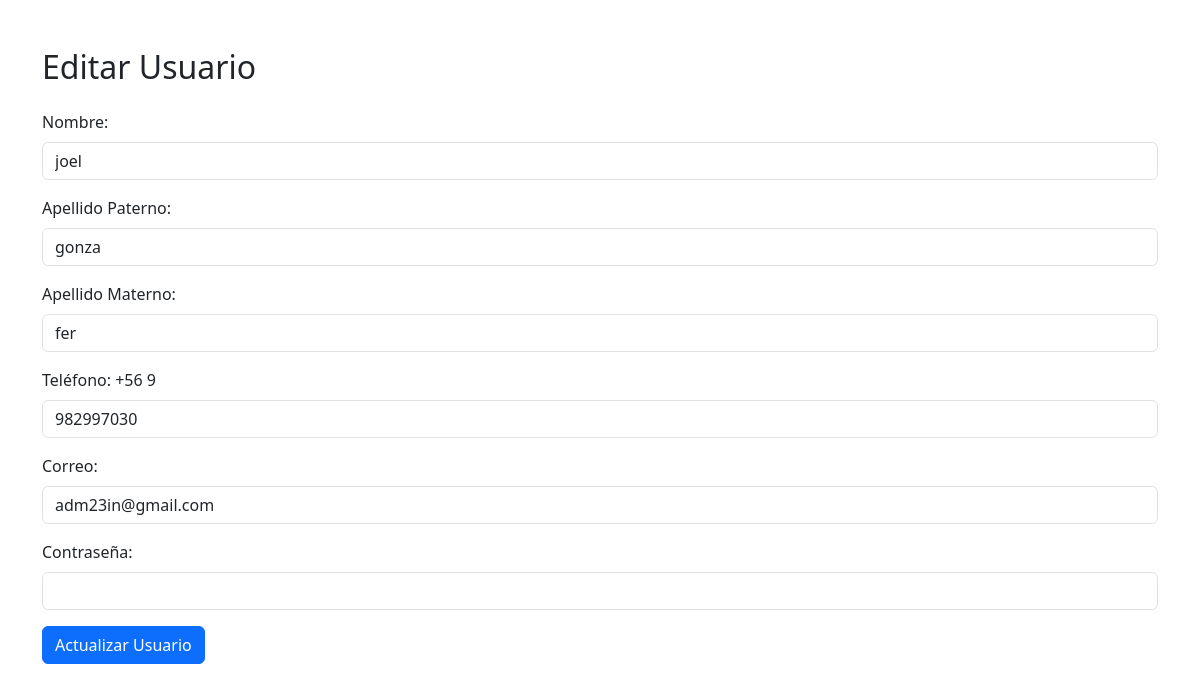
The page /editar_usuario.php?id=39 on the database its author committed.
### tables this page shows
CREATE TABLE `usuarios` (
  `id` int(11) NOT NULL,
  `nombre` varchar(50) NOT NULL,
  `apellido_paterno` varchar(50) NOT NULL,
  `apellido_materno` varchar(50) DEFAULT NULL,
  `correo` varchar(100) NOT NULL,
  `telefono` varchar(20) DEFAULT NULL,
  `contrasena` varchar(255) NOT NULL,
  `rol` varchar(50) NOT NULL
);

### models/UserModel.php (called while the page is built, shortened)
<?php
require_once 'config/database.php';
class UserModel
{
    private $db;
    public function __construct()
    {
        $dbConfig = [
            'host' => 'localhost',
            'dbname' => 'impactdev',
            'username' => 'root',
            'password' => ''
        ];
        $this->db = new Database($dbConfig['host'], $dbConfig['dbname'], $dbConfig['username'], $dbConfig['password']);
    }
    public function getUserDetails($id)
    {
        try {
            $query = $this->db->getConnection()->prepare("SELECT * FROM usuarios WHERE id = :id");
            $query->bindParam(':id', $id);
            $query->execute();
            return $query->fetch(PDO::FETCH_ASSOC);
        } catch (PDOException $e) {
            throw new Exception("Error al obtener detalles del usuario: " . $e->getMessage());
        }
    }
}
?>

### config/database.php (called while the page is built)
<?php
class Database {
    private $db;
    public function __construct($host, $dbname, $username, $password) {
        try {
            $this->db = new PDO("mysql:host=$host;dbname=$dbname", $username, $password);
            $this->db->setAttribute(PDO::ATTR_ERRMODE, PDO::ERRMODE_EXCEPTION);
        } catch (PDOException $e) {
            die("Error de conexión: " . $e->getMessage());
        }
    }
    public function getConnection() {
        return $this->db;
    }
}
?>

### controller/UserController.php (called while the page is built, shortened)
<?php
class UserController
{
    private $db;
    public function __construct($db)
    {
        $this->db = $db;
    }
    public function getUserDetails($id)
    {
        try {
            return $this->db->getUserDetails($id);
        } catch (PDOException $e) {
            throw new Exception("Error al obtener detalles del usuario: " . $e->getMessage());
        }
    }
}

### editar_usuario.php (the view, shortened to what this page needs)
<?php
require_once './controller/UserController.php';
require_once './models/UserModel.php';
if (isset($_GET['id']) && is_numeric($_GET['id'])) {
    $userId = $_GET['id'];
    $userController = new UserController(new UserModel());
    try {
        $userDetails = $userController->getUserDetails($userId);
    } catch (Exception $e) {
        die("Error al obtener detalles del usuario: " . $e->getMessage());
    }
} else {
    header('Location: actualizar_usuario.php');
    exit();
}
?>
<!DOCTYPE html>
<html lang="es">
<head>
    <link href="https://cdn.jsdelivr.net/npm/bootstrap@5.3.0/dist/css/bootstrap.min.css" rel="stylesheet">
</head>
<body>
    <div class="container mt-5">
        <h2 class="mb-4">Editar Usuario</h2>
        <form method="post" action="actualizar_usuario.php">
            <div class="mb-3">
                <label for="nombre" class="form-label">Nombre:</label>
                <input type="text" name="nombre" class="form-control" value="<?php echo $userDetails['nombre']; ?>"
                    >
            </div>
            <div class="mb-3">
                <label for="apellido_paterno" class="form-label">Apellido Paterno:</label>
                <input type="text" name="apellido_paterno" class="form-control"
                    value="<?php echo $userDetails['apellido_paterno']; ?>" >
            </div>
            <div class="mb-3">
                <label for="apellido_materno" class="form-label">Apellido Materno:</label>
                <input type="text" name="apellido_materno" class="form-control"
                    value="<?php echo $userDetails['apellido_materno']; ?>" >
            </div>
            <div class="mb-3">
                <label for="telefono" class="form-label">Teléfono: +56 9 </label>
                <input type="tel" name="telefono" class="form-control" placeholder="9 8299 6030" pattern="[9]{1}[0-9]{8}" value="<?php echo $userDetails['telefono']; ?>">
            </div>
            <div class="mb-3">
                <label for="correo" class="form-label">Correo:</label>
                <input type="email" name="correo" class="form-control" value="<?php echo $userDetails['correo']; ?>"
                    >
            </div>
            <div class="mb-3">
                <label for="contrasena" class="form-label">Contraseña:</label>
                <input type="password" name="contrasena" class="form-control">
            </div>
            <button type="submit" class="btn btn-primary">Actualizar Usuario</button>
        </form>
    </div>
</body>
</html>

### rows shown on the page
usuarios: nombre "joel", apellido_paterno "gonza", apellido_materno "fer", telefono "982997030", correo "adm23in@gmail.com"
